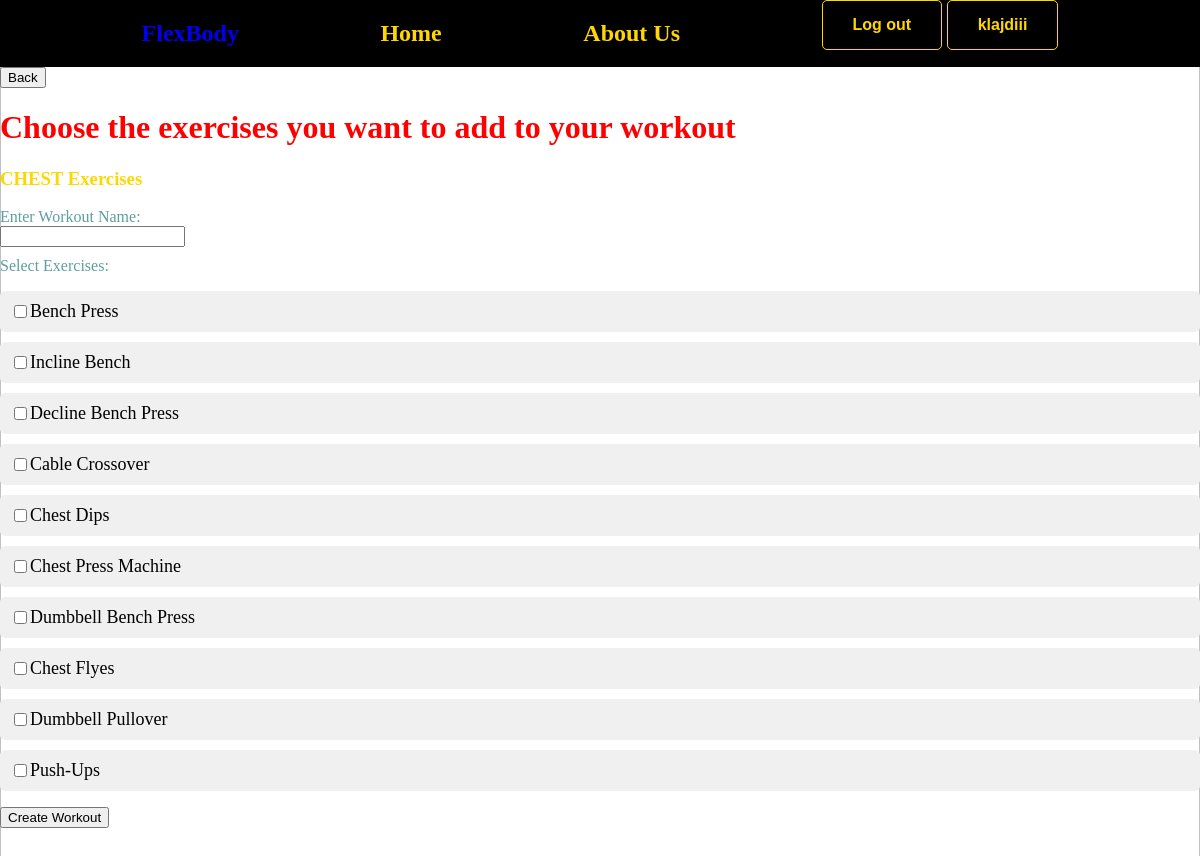
/exercise/0/ (signed in), run on the app's committed database.
### account/models.py (models this page shows)
class User(AbstractBaseUser, PermissionsMixin):
    id = models.AutoField(primary_key=True, auto_created=True, editable=False)
    email = models.EmailField(unique=True)
    name = models.CharField(max_length=255, blank=True, null=True)
    is_active = models.BooleanField(default=True)
    is_superuser = models.BooleanField(default=False)
    is_staff = models.BooleanField(default=False)
    date_joined = models.DateTimeField(auto_now_add=True)
    last_login = models.DateTimeField(blank=True, null=True)
    objects = CustomUserManager()
    USERNAME_FIELD = 'email'
    EMAIL_FIELD = 'email'
    REQUIRED_FIELDS = ['name',]

### workouts/models.py (models this page shows, shortened)
class Category(models.Model):
    name = models.CharField(max_length=100)

class Exercise(models.Model):
    id = models.AutoField(primary_key=True)
    name = models.CharField(max_length=100)
    category = models.ForeignKey(Category, related_name='exercises', on_delete=models.CASCADE)
    description = models.CharField(max_length=255, default='descriptionnn')

### workouts/views.py (the view)
# urls.py: path('exercise/<int:category_id>/', views.exercise, name='exercise'),
@login_required
def exercise(request, category_id):
    selected_category = get_object_or_404(Category, id=category_id)
    exercises = selected_category.exercises.all()
    return render(
        request,
        'workouts/exercise.html',
        {
            'selected_category': selected_category,
            'exercises': exercises
        }
    )

### workouts/templates/workouts/exercise.html (shortened to what this page needs)
{% extends 'core/base.html' %}
{% load static %}
{% block content %}
<a href="{{request.META.HTTP_REFERER|escape}}" class="back"><button>Back</button></a>
<h1 style="color: red;">Choose the exercises you want to add to your workout</h1>
<h3 style="color: gold;">{{ selected_category.name }} Exercises</h3>
<form method="post" action="{% url 'my_workout' %}">
    <div class="select">Enter Workout Name:</div>
    <input type="text" name="workout_name">
    <div class="select">Select Exercises:</div>
    <ul>
      {% for exercise in exercises %}
      <li>
        <input type="checkbox" name="selected_exercise" id="exercise_{{ exercise.id }}" value="{{ exercise.id }}">
        <label style="color: black;" for="exercise_{{ exercise.id }}">{{ exercise.name }}</label>
      </li>
      {% endfor %}
    </ul>
    <button type="submit">Create Workout</button>
  </form>
{% endblock %}

### core/templates/core/base.html (shortened to what this page needs)
{% load static %}
<!DOCTYPE html>
<html lang="en">
<head>
  <link rel="stylesheet" href="{% static 'style.css' %}">
</head>
<body>
  <nav>
    <a href="{% url 'index' %}">
      <h1 class="logo">FlexBody</h1>
    </a>
    <h1>Home</h1>
    <h1>About Us</h1>
    {% if user.is_authenticated %}
    <div class="button-container">
      <a href="{% url 'log-out' %}" class="button signup-button">Log out</a>
      <a href="#" class="button login-button">{{ user.name }}</a>
    </div>
  </nav>
  {% else %}
  <div class="button-container">
    <a href="{% url 'sign-up' %}" class="button signup-button">Sign Up</a>
    <a href="{% url 'log-in' %}" class="button login-button">Login</a>
  </div>
  {% endif %}
  {% block content %}
  {% endblock content %}
</body>
</html>

### static/style.css (style rules this page uses)
html, body { padding: 0 0; margin: 0 0; }
.button-container { font-family: Arial, sans-serif; text-align: center; }
.button { display: inline-block; padding: 15px 30px; font-size: 16px; font-weight: bold; text-align: center; text-decoration: none; cursor: pointer; border-radius: 5px; border: 1px solid gold; background-color: black; color: gold; transition: background-color 0.3s ease; }
nav { width: 100%; display: flex; justify-content: space-evenly; background-color: black; color: gold; }
label { color: gold; font-size: large; }
ul { list-style-type: none; padding: 0; }
li { margin-bottom: 10px; padding: 10px; background-color: #f0f0f0; border-radius: 5px; transition: background-color 0.3s ease; display: flex; align-items: center; }
a { text-decoration: none; }
.select { color: cadetblue; margin-top: 10px; }
h3 { color: white; }

### data on the page
User: name "klajdiii"
Category: name "CHEST"
Exercise: name "Bench Press"
Exercise: name "Incline Bench"
Exercise: name "Decline Bench Press"
Exercise: name "Cable Crossover"
Exercise: name "Chest Dips"
Exercise: name "Chest Press Machine"
Exercise: name "Dumbbell Bench Press"
Exercise: name "Chest Flyes"
Exercise: name "Dumbbell Pullover"
Exercise: name "Push-Ups"
